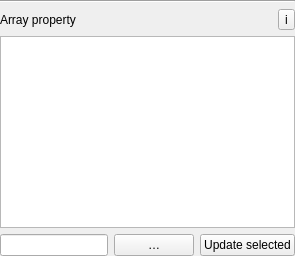
<?xml version="1.0" encoding="UTF-8"?>
<ui version="4.0">
 <class>ArrayTable</class>
 <widget class="QWidget" name="ArrayTable">
  <layout class="QVBoxLayout" name="rootLayout">
   <property name="leftMargin"><number>0</number></property><property name="topMargin"><number>0</number></property><property name="rightMargin"><number>0</number></property><property name="bottomMargin"><number>0</number></property>
   <item><widget class="QFrame" name="separatorLine"><property name="frameShape"><enum>QFrame::HLine</enum></property><property name="frameShadow"><enum>QFrame::Sunken</enum></property></widget></item>
   <item><layout class="QHBoxLayout" name="titleLayout"><item><widget class="QLabel" name="titleLabel"><property name="text"><string>Array property</string></property></widget></item><item><spacer name="titleSpacer"><property name="orientation"><enum>Qt::Horizontal</enum></property><property name="sizeHint" stdset="0"><size><width>40</width><height>20</height></size></property></spacer></item><item><widget class="QToolButton" name="infoButton"><property name="text"><string>i</string></property></widget></item></layout></item>
   <item><widget class="QTableWidget" name="tableWidget"/></item>
   <item><widget class="QWidget" name="pathControls"><layout class="QHBoxLayout" name="pathLayout"><property name="leftMargin"><number>0</number></property><property name="topMargin"><number>0</number></property><property name="rightMargin"><number>0</number></property><property name="bottomMargin"><number>0</number></property><item><widget class="QLineEdit" name="pathEdit"/></item><item><widget class="QPushButton" name="browsePathButton"><property name="text"><string>…</string></property></widget></item><item><widget class="QPushButton" name="updatePathButton"><property name="text"><string>Update selected</string></property></widget></item></layout></widget></item>
  </layout>
 </widget>
 <resources/><connections/>
</ui>
